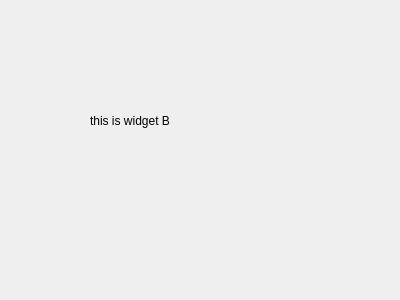
<?xml version="1.0" encoding="UTF-8"?>
<ui version="4.0">
 <class>CWidgetB</class>
 <widget class="QWidget" name="CWidgetB">
  <property name="geometry">
   <rect>
    <x>0</x>
    <y>0</y>
    <width>400</width>
    <height>300</height>
   </rect>
  </property>
  <property name="windowTitle">
   <string>Form</string>
  </property>
  <widget class="QLabel" name="label">
   <property name="geometry">
    <rect>
     <x>90</x>
     <y>100</y>
     <width>161</width>
     <height>41</height>
    </rect>
   </property>
   <property name="text">
    <string>this is widget B</string>
   </property>
  </widget>
 </widget>
 <resources/>
 <connections/>
</ui>
